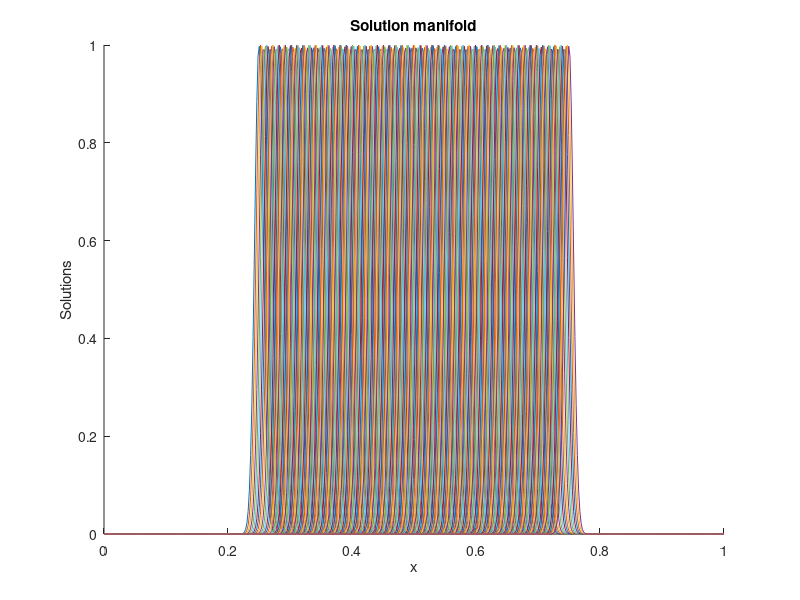

The MATLAB script that drew this image: (Note: this script raises an error after producing the figure.)
clc; clear all; close all;
Nx = 500;
Nmu = 200;
xx = linspace(0,1,Nx);
mus = linspace(1,3,Nmu);
[MM,XX] = meshgrid(mus,xx);
% problem_name = "sin";
% y_exact = @(x,mu) sin(2*pi*x.^exp(mu));
% problem_name = "disc";
% y_exact = @(x,mu) (1+log(mu)).*(x<(mu/4));
problem_name = "gauss";
y_exact = @(x,mu) exp(-(100*(x-mu/4)).^2);

yy = y_exact(XX,MM);

load_structures = false;

% Plot the solutions for varying mus
figure;
hold on;
for i = 1:length(mus)
    plot(xx, yy(:,i));
end
title("Solution manifold");
xlabel("x");
ylabel("Solutions");

Nmu_test = 10;
mu_test = linspace(1.1,2.9,Nmu_test);
[MM_test,XX_test] = meshgrid(mu_test,xx);
yy_test = y_exact(XX_test,MM_test);

methods = ["POD","convolutional autoencoder","autoencoder","discrete learning","operator learning"];


predicted_test = dictionary();
info_NNs = dictionary();

% POD
n_rom = 10;
[A,B,C]=svd(yy);
V_rom = A(:,1:n_rom);
predicted_test{"POD"} = V_rom*(V_rom'*yy_test);

% convolutional_autoencoder
fprintf("Convolutional Autoencoder\n");
if load_structures && isfile(fullfile(problem_name,"convolutional_autoencoder.mat"))
    tmp = load(fullfile(problem_name,"convolutional_autoencoder.mat"));
    conv_autoenc = tmp.conv_autoenc;
    info_conv_autoenc = tmp.info_conv_autoenc;
else
    [conv_autoenc,info_conv_autoenc] = fun_convolutional_autoencoder_500(xx,mus,yy);
    save(fullfile(problem_name,"convolutional_autoencoder.mat"),"conv_autoenc","info_conv_autoenc");
end

info_NNs{"convolutional autoencoder"} = info_conv_autoenc;

% Test data for convolutional autoencoder
test_data = cell(1,Nmu_test);
for i =1:Nmu_test
    test_data{i} = y_exact(xx,mu_test(i))';
end
predicted_test{"convolutional autoencoder"} = reshape(minibatchpredict(conv_autoenc, test_data),Nx,Nmu_test);



% Autoencoder
fprintf("Autoencoder\n")
if load_structures && isfile(fullfile(problem_name,"autoencoder.mat"))
    tmp = load(fullfile(problem_name,"autoencoder.mat"));
    autoenc = tmp.autoenc;
    info_autoencoder = tmp.info_autoencoder;
else
   [autoenc,info_autoencoder] = fun_autoencoder(xx,mus,yy);
    save(fullfile(problem_name,"autoencoder.mat"),"autoenc","info_autoencoder");
end
info_NNs{"autoencoder"} = info_autoencoder;
predicted_test{"autoencoder"} = predict(autoenc, yy_test')';

% Discrete learning
fprintf("Discrete learning \n");
if load_structures && isfile(fullfile(problem_name,"discrete_learning.mat"))
    tmp = load(fullfile(problem_name,"discrete_learning.mat"));
    discrete_learning = tmp.discrete_learning;
    info_discrete_learning = tmp.info_discrete_learning;
else
    [discrete_learning,info_discrete_learning] = fun_discrete_learning(xx,mus,yy);
    save(fullfile(problem_name,"discrete_learning.mat"),"discrete_learning","info_discrete_learning");
end

info_NNs{"discrete learning"} = info_discrete_learning;

% predict 
predicted_test{"discrete learning"} = zeros(Nx,Nmu_test);
for i =1:Nmu_test
    predicted_test{"discrete learning"}(:,i) = predict(discrete_learning,mu_test(i));
end

% Operator Learning
fprintf("Operator Learning\n");

if load_structures && isfile(fullfile(problem_name,"operator_learning.mat"))
    tmp = load(fullfile(problem_name,"operator_learning.mat"));
    operator_learning = tmp.operator_learning;
    info_operator_learning = tmp.info_operator_learning;
else
    [operator_learning, info_operator_learning] = fun_operator_learning(xx, mus, yy);
    save(fullfile(problem_name,"operator_learning.mat"),"operator_learning","info_operator_learning");
end
info_NNs{"operator learning"} = info_operator_learning;

predicted_test{"operator learning"} = zeros(Nx,Nmu_test);
for i =1:Nmu_test
    test_data = zeros(Nx,2);
    test_data(:,1) = xx;
    test_data(:,2) = mu_test(i);
    predicted_test{"operator learning"}(:,i) = predict(operator_learning,test_data)';
end


%% Plot
keysList = keys(predicted_test);

fig=figure();
for i = 1: numel(keysList)
    method = keysList(i);
    all_predictions = predicted_test{method};
    plot(xx, all_predictions(:,1), 'LineWidth',0.2, 'DisplayName', method);
    hold on
end
plot(xx,yy_test(:,1),'LineWidth',0.2,'DisplayName',"exact");
legend show;
hold off;
saveas(fig,fullfile(problem_name,"comparison_one_test_param.png"))
saveas(fig,fullfile(problem_name,"comparison_one_test_param.pdf"))


fig=figure();
colors = ['r','b','m','c','g'];
for i = 1: numel(keysList)
    method = keysList(i);
    all_predictions = predicted_test{method};
    for imu = 1:Nmu_test
        if imu==1
            plot(xx, all_predictions(:,imu), 'Color',colors(i), 'LineWidth',0.2, 'DisplayName', method);
        else
            plot(xx, all_predictions(:,imu), 'Color',colors(i), 'LineWidth',0.2, 'HandleVisibility', 'off');
        end
        hold on
    end
end
for imu =1:Nmu_test
    if imu==1
        plot(xx,yy_test(:,imu),'Color','k','LineWidth',0.2,'DisplayName',"exact");
    else
        plot(xx,yy_test(:,imu),'Color','k','LineWidth',0.2, 'HandleVisibility', 'off');
    end
end
legend show;
hold off;
saveas(fig,fullfile(problem_name,"comparison_all_test_param.png"))
saveas(fig,fullfile(problem_name,"comparison_all_test_param.pdf"))



% Losses
keysList = keys(info_NNs);

fig = figure();
for i=1:numel(keysList)
    method = keysList(i);
    info = info_NNs{method};
    history = info.TrainingHistory;
    semilogy(history.Epoch,history.Loss,'LineWidth',0.2,'DisplayName',method);
    hold on
end
% Plot losses
xlabel('Epochs');
ylabel('Loss');
title('Training Loss for Different Methods');
legend show;
hold off;
saveas(fig, fullfile(problem_name,"loss_comparison.png"));
saveas(fig, fullfile(problem_name,"loss_comparison.pdf"));
